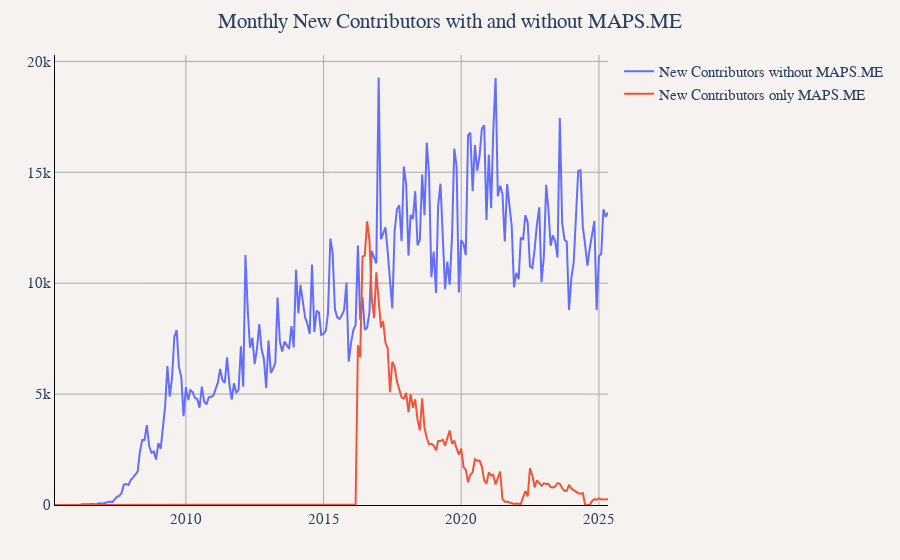

Notebook code cell kept with this figure:
### Markdown cell above
## New Contributors with and without MAPS.ME
There is a big spike of new contributors in April 2016. This is because a lot of users using MAPS.ME were creating their first edits.

### Code cell
df = duckdb.sql("""
WITH user_first_appearance AS (
    SELECT 
        user_name,
        year,
        month,
        created_by,
        ROW_NUMBER() OVER (PARTITION BY user_name ORDER BY year, month) as rn
    FROM (
        SELECT DISTINCT user_name, year, month, created_by
        FROM '../data_enriched/year=*/month=*/*.parquet'
    )
),
first_appearances AS (
    SELECT user_name, year, month, created_by
    FROM user_first_appearance 
    WHERE rn = 1
),
monthly_new_contributors AS (
    SELECT
        CONCAT(year, '-', LPAD(CAST(month as VARCHAR), 2, '0')) as Months,
        COUNT(DISTINCT CASE WHEN created_by != 'MAPS.ME' OR created_by IS NULL THEN user_name END) as 'New Contributors without MAPS.ME',
        COUNT(DISTINCT CASE WHEN created_by = 'MAPS.ME' THEN user_name END) as 'New Contributors only MAPS.ME'
    FROM first_appearances
    GROUP BY year, month
    ORDER BY year, month
)
SELECT * FROM monthly_new_contributors
""").df()[:-1]

fig = go.Figure()
fig.add_trace(go.Scatter(x=df.iloc[:, 0], y=df.iloc[:, 1], name="New Contributors without MAPS.ME"))
fig.add_trace(go.Scatter(x=df.iloc[:, 0], y=df.iloc[:, 2], name="New Contributors only MAPS.ME"))
fig.for_each_trace(lambda trace: trace.update(hovertemplate="%{x}<br>%{y:,} " + trace.name + "<extra></extra>"))
fig.update_layout(title="Monthly New Contributors with and without MAPS.ME", **default_layout)
fig.show()

### Figure 1 — Plotly figure (JSON) as saved in the notebook; plotly's stock layout.template omitted (floating-point values rounded to 4 significant figures; data arrays with more than 128 entries replaced by an {"elided": "..."} marker saying what was removed)
{"data": [{"hovertemplate": "%{x}<br>%{y:,} New Contributors without MAPS.ME<extra></extra>", "name": "New Contributors without MAPS.ME", "type": "scatter", "x": {"elided": "242 str values"}, "y": {"elided": "242 int values"}}, {"hovertemplate": "%{x}<br>%{y:,} New Contributors only MAPS.ME<extra></extra>", "name": "New Contributors only MAPS.ME", "type": "scatter", "x": {"elided": "242 str values"}, "y": {"elided": "242 int values"}}], "layout": {"font": {"family": "Times", "size": 15}, "margin": {"b": 55, "l": 55, "r": 55, "t": 55}, "paper_bgcolor": "#f5f2f0", "plot_bgcolor": "#f5f2f0", "title": {"text": "Monthly New Contributors with and without MAPS.ME", "x": 0.5}, "xaxis": {"gridcolor": "darkgray", "linecolor": "black", "showgrid": true, "tickcolor": "black", "zerolinecolor": "darkgray"}, "yaxis": {"gridcolor": "darkgray", "linecolor": "black", "rangemode": "tozero", "showgrid": true, "tickcolor": "black", "zerolinecolor": "darkgray"}}}
